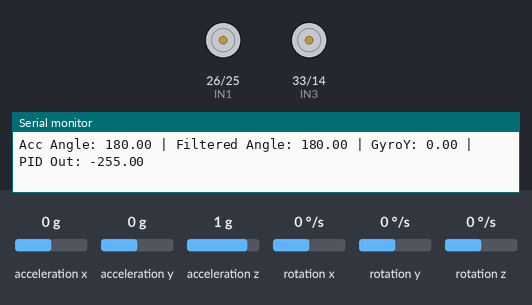
Simulated run of this sketch. Board: ESP32. Parts: motor-driver pin pairs drawn as motors (green arrow = first pin HIGH = forward, orange = second pin HIGH = backward, longer = more drive, scaled by the enable pin), the last lines printed to the serial monitor. Wiring (inferred from the names in the program): MPU-6050 motion sensor at I2C address 0x68. The test bench sets the inputs (shaded band); at power-on: acceleration x 0 g, acceleration z 1 g, rotation y 0 °/s, acceleration y 0 g, rotation x 0 °/s, rotation z 0 °/s.

Above: at 2.5 s.
2.6 s: acceleration x set to -0.2 g
At 2.92 s:
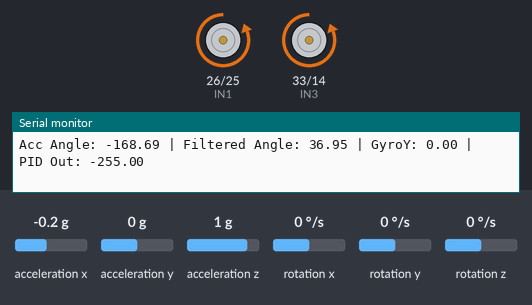
4.5 s: acceleration x set to 0 g
At 4.78 s:
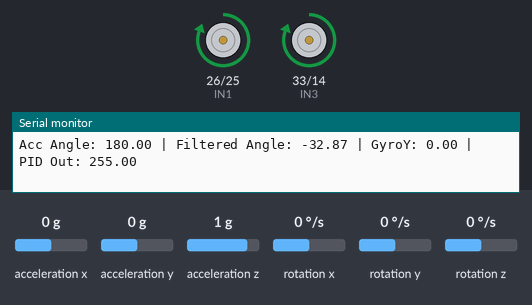
6.4 s: acceleration z set to 0.1 g
8.3 s: acceleration z set to -0.2 g
At 10.32 s:
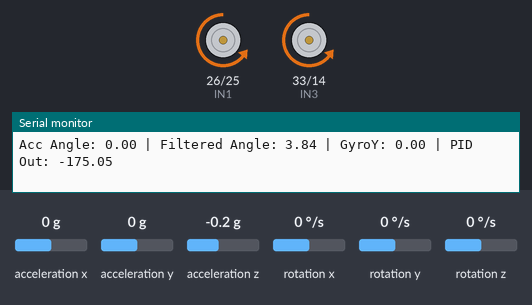
11.3 s: acceleration x set to -1.4 g
13.1 s: rotation y set to 79 °/s
16.1 s: rotation y set to 84 °/s
At 18.6 s:
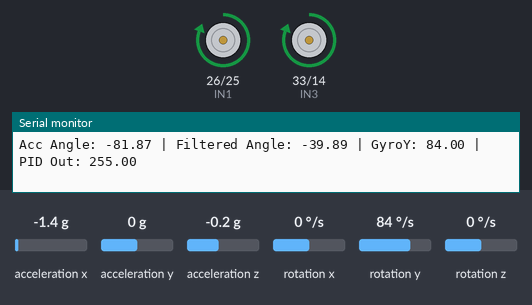
Timing chart, 0 to 20.1 s (numbered marks = the images above; inputs shaded):
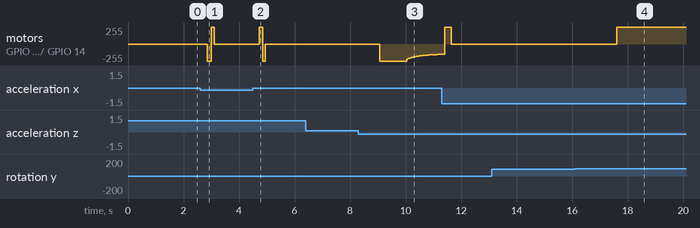

Measured:
- the behaviour switches between 0 and -0.1 g on acceleration x (found by bisection; images 0 and 1)
- the behaviour switches between 0 and -0.1 g on acceleration z (found by bisection; images 2 and 3)
- the behaviour switches between 83 and 84 °/s on rotation y (found by bisection; images 3 and 4)
- after the input at 2.6 s, motor on GPIO 26 (IN1) / GPIO 25 (IN2), motor on GPIO 33 (IN3) / GPIO 14 (IN4): stopped → backward 255/255 after 0.26 s, → forward 255/255 0.14 s later, → stopped 0.10 s later
- after the input at 4.5 s, motor on GPIO 26 (IN1) / GPIO 25 (IN2), motor on GPIO 33 (IN3) / GPIO 14 (IN4): stopped → forward 255/255 after 0.22 s, → backward 255/255 0.13 s later, → stopped 0.09 s later
- after the input at 16.1 s, motor on GPIO 26 (IN1) / GPIO 25 (IN2), motor on GPIO 33 (IN3) / GPIO 14 (IN4): stopped → forward 255/255 after 1.5 s

The sketch:

SelfBalancingRobot.ino
```cpp
#include <Arduino.h>
#include <Wire.h>
#include <MPU6050_light.h>
#include <math.h>

// ======================================
// 1. MPU6050 & HARDWARE FILTER
// ======================================

MPU6050 mpu(Wire);
const uint8_t MPU_ADDR = 0x68;


const float GYRO_SIGN = 1.0f;

// ======================================
// 2. L298N PINS & MOTOR CONFIGURATION
// ======================================

const int ENA = 23;
const int IN1 = 26;
const int IN2 = 25;

const int ENB = 32;
const int IN3 = 33;
const int IN4 = 14;


const int MIN_PWM = 80;


const bool ENABLE_MOTORS = true  ;

// ======================================
// 3. CONTROL LOOP (200 Hz)
// ======================================

const uint32_t interval = 5000; // 5000 us = 5 ms (200 Hz)

uint32_t previousTime = 0;
uint32_t previousPrintTime = 0;

// ======================================
// 4. COMPLEMENTARY FILTER
// ======================================

// Σταθερά χρόνου φίλτρου (με dt = 0.005s δίνει alpha ≈ 0.99)
float tau = 0.5f;

float previousAngle = 0.0f;
float filteredAngle = 0.0f;

// ======================================
// 5. PID PARAMETERS
// ======================================

float Kp = 22.0f;
float Ki = 5.0f;
float Kd = 0.6f;

float setpoint = 0.0f;
float integral = 0.0f;

// Όριο γωνίας πτώσης (σε μοίρες) για αυτόματη διακοπή των μοτέρ
const float FALL_ANGLE_LIMIT = 40.0f;

// ======================================
// 6. MOTOR FUNCTIONS
// ======================================

void stopMotors() {
    analogWrite(ENA, 0);
    analogWrite(ENB, 0);

    digitalWrite(IN1, LOW);
    digitalWrite(IN2, LOW);
    digitalWrite(IN3, LOW);
    digitalWrite(IN4, LOW);
}

void setMotors(float output) {
    // Αν η εντολή είναι σχεδόν μηδενική, σβήνουμε τα μοτέρ
    if (fabsf(output) < 0.5f) {
        stopMotors();
        return;
    }

    output = constrain(output, -255.0f, 255.0f);
    float absOut = fabsf(output);

    // Χαρτογράφηση του εύρους (0..255) στο ενεργό εύρος των μοτέρ (MIN_PWM..255)
    int pwm = (int)roundf(MIN_PWM + (absOut / 255.0f) * (255.0f - MIN_PWM));
    pwm = constrain(pwm, 0, 255);

    if (output > 0.0f) {
        digitalWrite(IN1, HIGH);
        digitalWrite(IN2, LOW);

        digitalWrite(IN3, HIGH);
        digitalWrite(IN4, LOW);
    } else {
        digitalWrite(IN1, LOW);
        digitalWrite(IN2, HIGH);

        digitalWrite(IN3, LOW);
        digitalWrite(IN4, HIGH);
    }

    analogWrite(ENA, pwm);
    analogWrite(ENB, pwm);
}

// ======================================
// 7. SETUP
// ======================================

void setup() {
    Serial.begin(115200);

    // Motor pins
    pinMode(ENA, OUTPUT);
    pinMode(IN1, OUTPUT);
    pinMode(IN2, OUTPUT);

    pinMode(ENB, OUTPUT);
    pinMode(IN3, OUTPUT);
    pinMode(IN4, OUTPUT);

    // PWM configuration (ESP32 Arduino Core 3.x)
    analogWriteResolution(ENA, 8);
    analogWriteResolution(ENB, 8);

    analogWriteFrequency(ENA, 1000);
    analogWriteFrequency(ENB, 1000);

    stopMotors();

    // Start I2C στα 400 kHz (Fast Mode) για γρήγορη ανάγνωση
    Wire.begin(21, 22);
    Wire.setClock(400000);

    delay(300);

    byte status = mpu.begin(0, 0);

    if (status != 0) {
        Serial.println("MPU initialization failed");
        while (true) {
            stopMotors();
            delay(1000);
        }
    }


    Wire.beginTransmission(MPU_ADDR);
    Wire.write(0x1A);
    Wire.write(0x04);
    Wire.endTransmission(true);

    // Calibrate gyro offsets
    Serial.println("Keep the robot stationary!");
    mpu.calcOffsets(true, false);
    Serial.println("Gyro calibration complete");

    Serial.print("Gyro Y bias: ");
    Serial.println(mpu.getGyroYoffset(), 4);

    // Initial MPU measurements
    mpu.update();

    float ax = mpu.getAccX();
    float az = mpu.getAccZ();

    float ACCangleDeg = atan2(ax, -az) * 180.0f / PI;

    previousAngle = ACCangleDeg;
    filteredAngle = ACCangleDeg;

    previousTime = micros();
    previousPrintTime = millis();

    Serial.println("System ready!");
}

// ======================================
// 8. MAIN CONTROL LOOP
// ======================================

void loop() {
    uint32_t currentTime = micros();
    uint32_t elapsed = currentTime - previousTime;

    if (elapsed < interval) {
        return;
    }

    float dt = elapsed / 1000000.0f;
    previousTime = currentTime;

    // Large delay protection: reset timing/filter state
    if (dt > 1.0f) {
        stopMotors();
        integral = 0.0f;

        mpu.update();

        float ax = mpu.getAccX();
        float az = mpu.getAccZ();

        filteredAngle = atan2(ax, -az) * 180.0f / PI;
        previousAngle = filteredAngle;
        previousTime = micros();

        return;
    }

    // -----------------------------------
    // STEP 1: READ MPU6050
    // -----------------------------------

    mpu.update();

    float ax = mpu.getAccX();
    float az = mpu.getAccZ();

    // Εφαρμογή του GYRO_SIGN ώστε η φορά του γυροσκοπίου να συμφωνεί με το atan2
    float gyroRateCorrected = GYRO_SIGN * mpu.getGyroY();

    // -----------------------------------
    // STEP 2: ACCELEROMETER ANGLE
    // -----------------------------------

    float ACCangleDeg = atan2(ax, -az) * 180.0f / PI;

    // -----------------------------------
    // STEP 3: GYROSCOPE ANGLE
    // -----------------------------------

    float GYROangle = previousAngle + gyroRateCorrected * dt;

    // -----------------------------------
    // STEP 4: COMPLEMENTARY FILTER
    // -----------------------------------

    float alpha = tau / (tau + dt);

    filteredAngle = alpha * GYROangle + (1.0f - alpha) * ACCangleDeg;
    previousAngle = filteredAngle;

    // -----------------------------------
    // STEP 5: PID
    // -----------------------------------

    float error = setpoint - filteredAngle;

    integral += error * dt;
    integral = constrain(integral, -50.0f, 50.0f);

    float P = Kp * error;
    float I = Ki * integral;
    float D = -Kd * gyroRateCorrected;

    float output = P + I + D;

    // -----------------------------------
    // STEP 6: OUTPUT LIMIT & FALL CUTOFF
    // -----------------------------------

    output = constrain(output, -255.0f, 255.0f);

    // Αν το ρομπότ γείρει πάνω από τις 40 μοίρες (έπεσε) ή αν τα μοτέρ είναι
    // απενεργοποιημένα μέσω του ENABLE_MOTORS, σβήνουμε τα μοτέρ και μηδενίζουμε το I.
    if (!ENABLE_MOTORS || fabsf(filteredAngle) > FALL_ANGLE_LIMIT) {
        stopMotors();
        integral = 0.0f;
    } else {
        setMotors(output);
    }

    // -----------------------------------
    // STEP 7: SERIAL MONITOR
    // -----------------------------------

    if (millis() - previousPrintTime >= 100) {
        previousPrintTime = millis();

        Serial.print("Acc Angle: ");
        Serial.print(ACCangleDeg, 2);

        Serial.print(" | Filtered Angle: ");
        Serial.print(filteredAngle, 2);

        Serial.print(" | GyroY: ");
        Serial.print(gyroRateCorrected, 2);

        Serial.print(" | PID Out: ");
        Serial.println(output, 2);
    }
}
```
